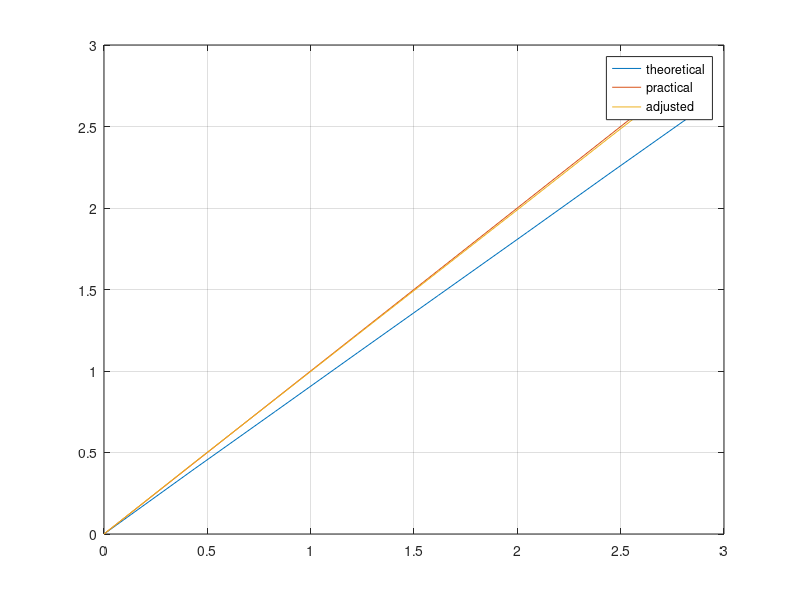

Recreate this plot in MATLAB.
x_var=[0.000, 0.437, 0.830, 1.226, 1.618, 2.048, 2.443, 2.839];
y_var=[0.000, 0.399, 0.753, 1.111, 1.464, 1.851, 2.209, 2.564];
y_11=[0	0.4389	0.8283	1.2221	1.6104	2.0361	2.4299	2.8204];

y_theoretical=x_var;
plot(x_var,y_var)
hold on
plot(x_var,y_theoretical)
hold on
plot(x_var,y_var*1.1)
y_adj=y_var*1.1;
legend('theoretical','practical','adjusted')
grid on
